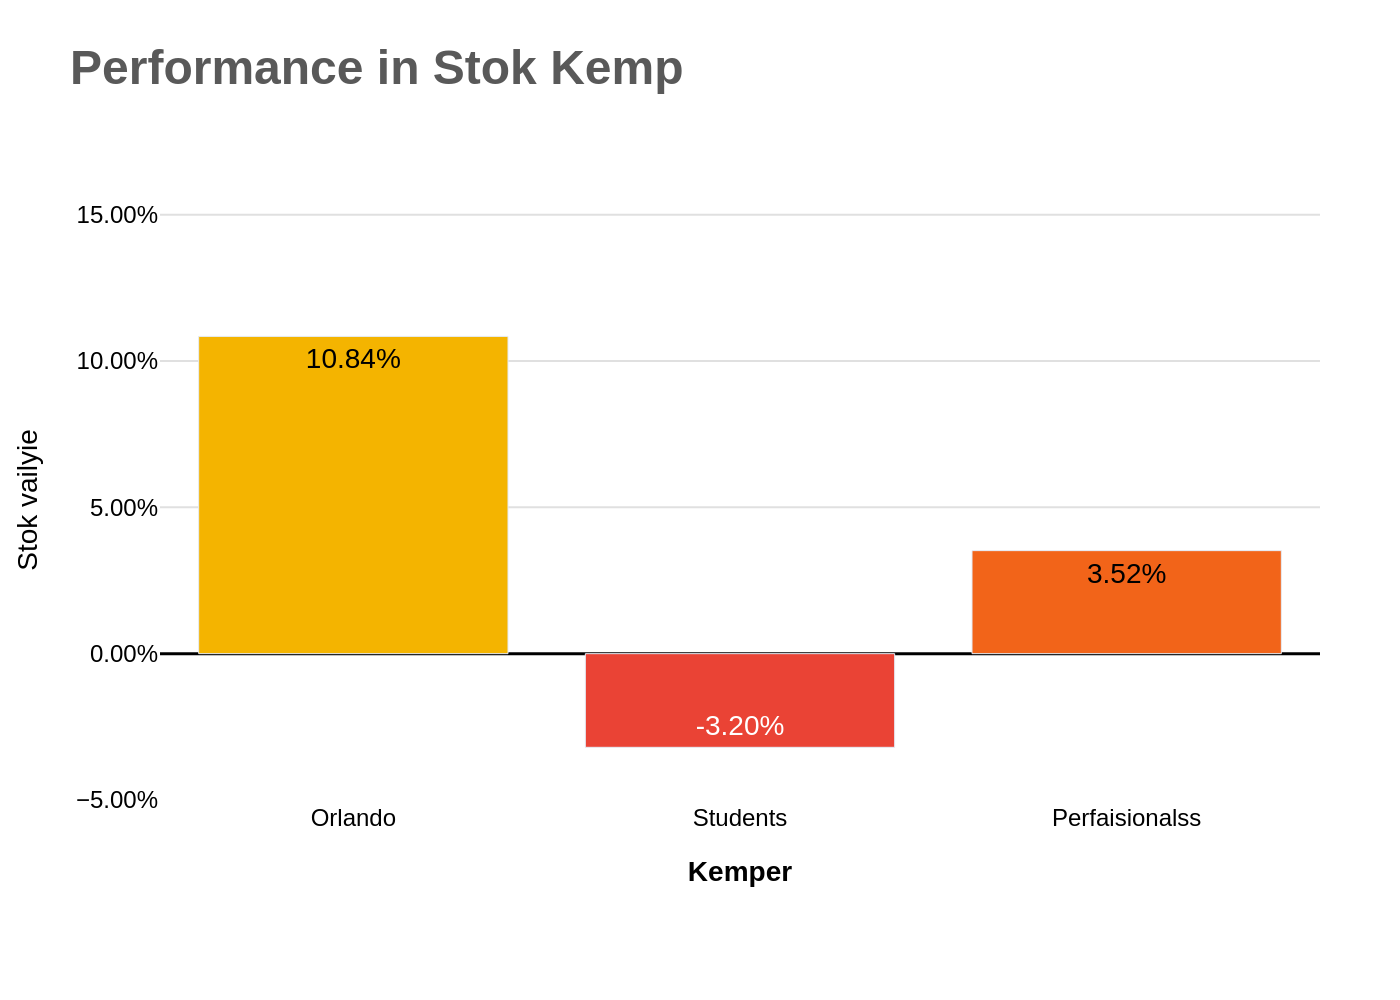

Python code for this plot:
import sys
import json
import plotly.graph_objects as go
from pathlib import Path

# Check for command-line argument
if len(sys.argv) < 2:
    print(f"Usage: python {sys.argv[0]} <json_file_path>")
    sys.exit(1)

# Get the JSON file path from the command-line argument
json_file_path = sys.argv[1]
json_path = Path(json_file_path)

# Ensure the JSON file exists
if not json_path.is_file():
    print(f"Error: File not found at {json_file_path}")
    sys.exit(1)

# Derive output filename from JSON filename
output_filename = f"{json_path.stem}.png"

# Load data from the JSON file
with open(json_file_path, 'r', encoding='utf-8') as f:
    chart_info = json.load(f)

# Extract data for plotting
chart_data = chart_info['chart_data']
texts = chart_info['texts']
colors = chart_info['colors']

categories = [item['category'] for item in chart_data]
values = [item['value'] for item in chart_data]

# Create the figure
fig = go.Figure()

# Add bar trace
fig.add_trace(go.Bar(
    x=categories,
    y=values,
    marker_color=colors,
    texttemplate='%{y:.2f}%',
    textposition='inside',
    textfont=dict(
        family="Arial",
        size=14,
        color=['black' if v > 0 else 'white' for v in values] # Dynamic text color
    ),
    hoverinfo='none',
    insidetextanchor='end'
))

# Update layout to match the original image
fig.update_layout(
    title_text=f"<b>{texts['title']}</b>",
    title_x=0.05,
    title_y=0.95,
    title_font=dict(family="Arial", size=24, color='#595959'),
    
    xaxis_title=f"<b>{texts['x_axis_title']}</b>",
    yaxis_title=texts['y_axis_title'],
    
    font=dict(family="Arial", size=12, color="black"),
    
    yaxis=dict(
        range=[-5, 15.5],
        dtick=5,
        tickformat='.2f',
        ticksuffix='%',
        gridcolor='#e0e0e0',
        zeroline=True,
        zerolinewidth=1.5,
        zerolinecolor='black'
    ),
    
    xaxis=dict(
        showgrid=False
    ),
    
    plot_bgcolor='white',
    showlegend=False,
    margin=dict(t=100, b=100, l=80, r=40)
)

# Write the image to a file
fig.write_image(output_filename, scale=2)

print(f"Chart saved to {output_filename}")
